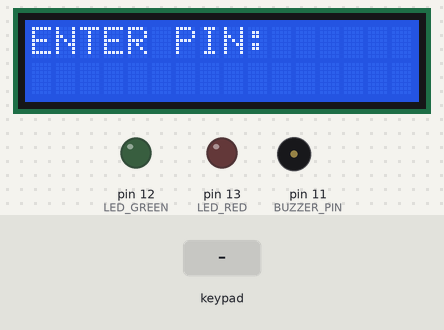
The sketch below on a simulated Arduino Uno, built with avr-gcc and run on an emulated ATmega328P. On the bench: 16×2 character LCD, output pins drawn as LEDs (lit = HIGH), buzzer (waves = sounding). Inputs (shaded band) come from the test bench. What the sketch prints to the serial monitor is not drawn.

Above: at 1.2 s.
1.3 s: keypad keys 1 2 3 4 pressed 0.4 s apart
At 3.8 s:
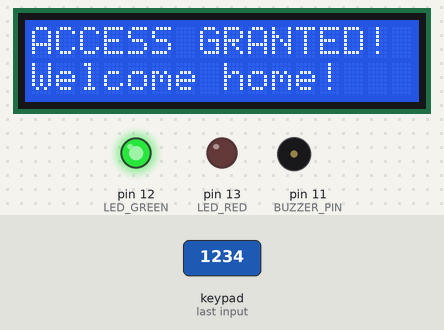
4.4 s: keypad keys 9 8 7 6 pressed 0.4 s apart
At 7.5 s:
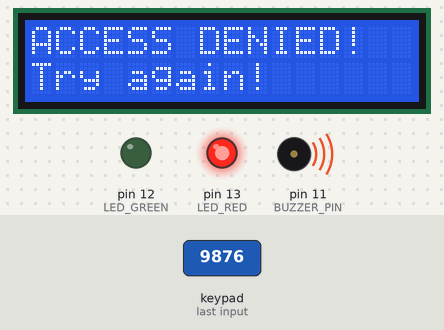
10.5 s: key '1' pressed
At 11.6 s:
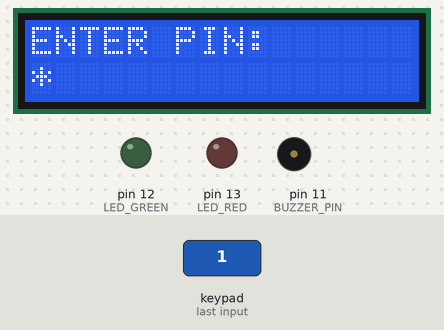
12.0 s: key '2' pressed
At 12.8 s:
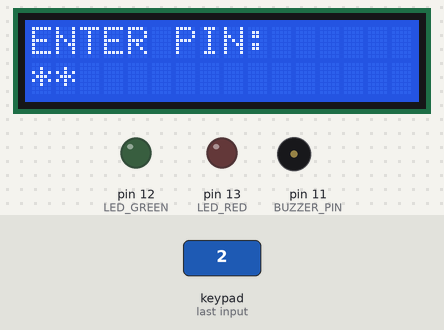
13.5 s: keypad keys 1 2 3 4 # pressed 0.4 s apart
At 13.7 s:
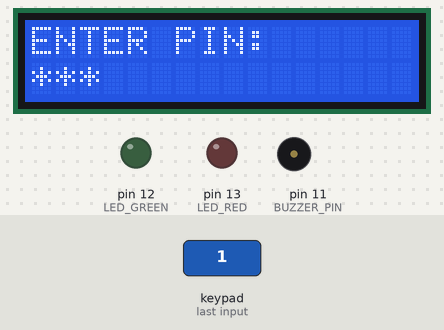
Timing chart, 0 to 16.7 s (numbered marks = the images above; inputs shaded):
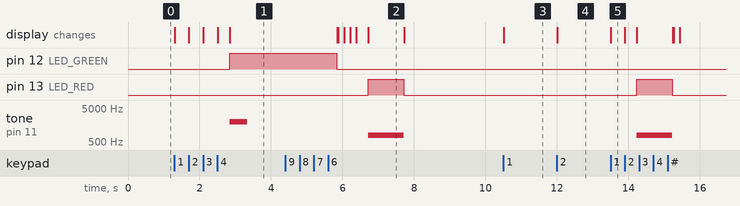

Measured:
- after the input at 1.3 s, pin 12 (LED_GREEN): LOW → HIGH after 1.5 s; tone on pin 11 (BUZZER_PIN): silent → 2000 Hz after 1.5 s, → silent 0.50 s later; the display: first changes at once (image 1 shows a later state)
- after the input at 4.4 s, pin 13 (LED_RED): LOW → HIGH after 2.3 s, → LOW 1.0 s later; tone on pin 11 (BUZZER_PIN): silent → 800 Hz after 2.3 s, → silent 1.0 s later; the display: first differs from a run without the input after 1.5 s (image 2 shows a later state)
- after the input at 10.5 s, the display: changes at once (image 3)
- after the input at 12.0 s, the display: changes at once (image 4)
- after the input at 13.5 s, pin 13 (LED_RED): LOW → HIGH after 0.73 s, → LOW 1.0 s later; tone on pin 11 (BUZZER_PIN): silent → 800 Hz after 0.73 s, → silent 1.0 s later; the display: changes at once (image 5)
- what the display in image 2 shows lasts 1.0 s, from 6.7 s to 7.7 s

The sketch:

keypad_lcd_access.ino
```cpp
/**
 * @file keypad_lcd_access.ino
 * @brief Password-Protected Access System using Keypad & I2C 16x2 LCD.
 *        - LCD displays "ENTER PIN:".
 *        - User enters 4-digit PIN using a 4x4 keypad.
 *        - Correct PIN ("1234") -> displays "ACCESS GRANTED" + Green LED (pin 12).
 *        - Incorrect PIN -> displays "ACCESS DENIED" + Red LED (pin 13) + Buzzer (pin 11).
 *        - After 3 incorrect attempts, the system locks out for 10 seconds.
 *        - Displays countdown on LCD during lockout.
 *        Course Coursework: Week 3, Assignment Q28
 */

#include <Wire.h>
#include <LiquidCrystal_I2C.h>
#include <Keypad.h>

// PIN Definitions
const int LED_GREEN = 12;
const int LED_RED = 13;
const int BUZZER_PIN = 11;

// Keypad Configuration
const byte ROWS = 4; // Four rows
const byte COLS = 4; // Four columns
char keys[ROWS][COLS] = {
  {'1','2','3','A'},
  {'4','5','6','B'},
  {'7','8','9','C'},
  {'*','0','#','D'}
};
// Connect row pins of keypad to Arduino digital pins
byte rowPins[ROWS] = {9, 8, 7, 6};
// Connect column pins of keypad to Arduino digital pins
byte colPins[COLS] = {5, 4, 3, 2};

Keypad keypad = Keypad(makeKeymap(keys), rowPins, colPins, ROWS, COLS);

// LCD Configuration (I2C address 0x27 or 0x3F, 16 columns and 2 rows)
LiquidCrystal_I2C lcd(0x27, 16, 2);

// Password settings
const String CORRECT_PIN = "1234";
String enteredPin = "";
int wrongAttempts = 0;
bool isLocked = false;
unsigned long lockoutStart = 0;
const unsigned long LOCKOUT_DURATION = 10000; // 10 seconds lockout

void resetSystem() {
  enteredPin = "";
  digitalWrite(LED_GREEN, LOW);
  digitalWrite(LED_RED, LOW);
  noTone(BUZZER_PIN);
  lcd.clear();
  lcd.setCursor(0, 0);
  lcd.print("ENTER PIN:");
  lcd.setCursor(0, 1);
}

void setup() {
  pinMode(LED_GREEN, OUTPUT);
  pinMode(LED_RED, OUTPUT);
  pinMode(BUZZER_PIN, OUTPUT);

  digitalWrite(LED_GREEN, LOW);
  digitalWrite(LED_RED, LOW);

  Serial.begin(9600);

  // Initialize LCD
  lcd.init();
  lcd.backlight();

  resetSystem();
  Serial.println("Access Control System Online. Default PIN: 1234");
}

void loop() {
  unsigned long currentMillis = millis();

  // If system is currently locked out
  if (isLocked) {
    unsigned long elapsed = currentMillis - lockoutStart;
    if (elapsed >= LOCKOUT_DURATION) {
      // Lockout expired
      isLocked = false;
      wrongAttempts = 0;
      Serial.println("EVENT: Lockout expired. System reset.");
      resetSystem();
    } else {
      // Show remaining time
      int remaining = (LOCKOUT_DURATION - elapsed) / 1000;
      static int lastRemaining = -1;

      if (remaining != lastRemaining) {
        lastRemaining = remaining;
        lcd.clear();
        lcd.setCursor(0, 0);
        lcd.print("SYSTEM LOCKED!");
        lcd.setCursor(0, 1);
        lcd.print("Wait ");
        lcd.print(remaining);
        lcd.print(" seconds...");

        Serial.print("LOG: System Locked. Remaining time: ");
        Serial.print(remaining);
        Serial.println("s");

        // Sound warning buzzer beep on each second
        tone(BUZZER_PIN, 500, 100);
        digitalWrite(LED_RED, HIGH);
        delay(100);
        digitalWrite(LED_RED, LOW);
      }
    }
    return; // Skip keypad reading during lockout
  }

  // Normal keypad scanning
  char key = keypad.getKey();

  if (key) {
    Serial.print("Key pressed: ");
    Serial.println(key);

    // Reset/Clear command (using '*')
    if (key == '*') {
      resetSystem();
      return;
    }

    // Accept only numeric keys
    if (key >= '0' && key <= '9') {
      enteredPin += key;

      // Update LCD display
      lcd.setCursor(enteredPin.length() - 1, 1);
      lcd.print('*'); // Obfuscate password entry

      // Check if 4 digits have been entered
      if (enteredPin.length() == 4) {
        delay(300); // Small pause to show the final '*'

        if (enteredPin == CORRECT_PIN) {
          // --- ACCESS GRANTED ---
          Serial.println("EVENT: Access GRANTED.");
          lcd.clear();
          lcd.setCursor(0, 0);
          lcd.print("ACCESS GRANTED!");
          lcd.setCursor(0, 1);
          lcd.print("Welcome home!");

          digitalWrite(LED_GREEN, HIGH);
          digitalWrite(LED_RED, LOW);
          tone(BUZZER_PIN, 2000, 500); // Confirmed beep

          delay(3000); // Keep screen up for 3 seconds
          resetSystem();
        }
        else {
          // --- ACCESS DENIED ---
          wrongAttempts++;
          Serial.print("EVENT: Access DENIED. Attempt count: ");
          Serial.println(wrongAttempts);

          lcd.clear();
          lcd.setCursor(0, 0);
          lcd.print("ACCESS DENIED!");
          lcd.setCursor(0, 1);
          lcd.print("Try again!");

          digitalWrite(LED_GREEN, LOW);
          digitalWrite(LED_RED, HIGH);

          // Sound alarm buzzer
          tone(BUZZER_PIN, 800, 1000); // 1-second warning tone
          delay(1000);

          if (wrongAttempts >= 3) {
            // Lockout triggered
            isLocked = true;
            lockoutStart = millis();
            Serial.println("EVENT: Max wrong attempts reached. System locked out!");
          } else {
            resetSystem();
          }
        }
      }
    }
  }
}
```
